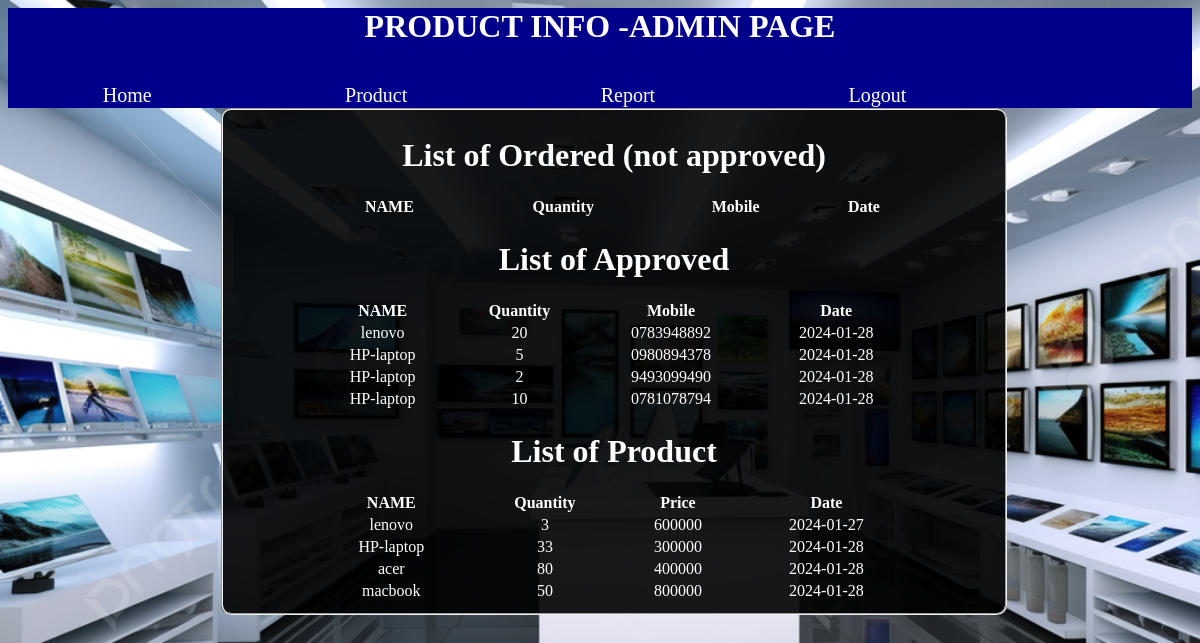
Screenshot of /devicesale/report.php with the database file from the repository.
### tables this page shows
CREATE TABLE `ordered` (
  `id` int(11) NOT NULL,
  `name` varchar(50) NOT NULL,
  `quantity` int(50) NOT NULL,
  `price` int(12) NOT NULL,
  `date` date NOT NULL DEFAULT current_timestamp(),
  `mobile` varchar(13) NOT NULL,
  `approval` varchar(20) NOT NULL DEFAULT 'not approved',
  `payment` varchar(40) NOT NULL DEFAULT 'not payed'
);

CREATE TABLE `product` (
  `id` int(11) NOT NULL,
  `name` varchar(50) NOT NULL,
  `quantity` varchar(50) NOT NULL,
  `price` int(12) NOT NULL,
  `date` date NOT NULL DEFAULT current_timestamp()
);

### devicesale/report.php (the view, shortened to what this page needs)
<?php
$con=mysqli_connect("localhost","root","","db");
?>
<html>
<head><title></title>
</head>
<body>
<div class="a"><center><h1 style="color:white;">PRODUCT INFO -ADMIN PAGE</h1></center><br>
<a href="admin.php">Home</a>
<a href="product.php">Product</a>
<a href="report.php">Report</a>
<a href="logout.php">Logout</a>
</div>
<div class="b">
	<fieldset style="width: 80%; height: auto; margin-left: 10%; background-color: rgba(0, 0, 0, 0.9); ">
					<center>
						<h1>List of Ordered (not approved)</h1>
				<table style="color: white; width: 80%;">
					<tr><th>NAME</th>
					<th>Quantity</th>
					<th>Mobile</th>
					<th>Date</th></tr>
</table>
		<h1>List of Approved</h1>
				<table style="color: white; width: 80%;">
					<tr><th>NAME</th>
					<th>Quantity</th>
					<th>Mobile</th>
					<th>Date</th></tr>
	<?php
				$se=mysqli_query($con,"SELECT * FROM ordered WHERE approval='approved'");
				while ($ro=mysqli_fetch_array($se)) {
					?>
<tr>
					<td><?php echo $ro['name'];?></td>
					<td><?php echo $ro['quantity'];?></td>
					<td><?php echo $ro['mobile'];?> </td>
					<td><?php echo $ro['date'];?> </td>
					</tr>
		<?php
				}
		?></table>
				<h1>List of Product</h1>
				<table style="color: white; width: 80%;">
					<tr><th>NAME</th>
					<th>Quantity</th>
					<th>Price</th>
					<th>Date</th></tr>
	<?php
				$s=mysqli_query($con,"SELECT * FROM product");
				while ($r=mysqli_fetch_array($s)) {
					?>
<tr>
					<td><?php echo $r['name'];?></td>
					<td><?php echo $r['quantity'];?></td>
					<td><?php echo $r['price'];?></td>
					<td><?php echo $r['date'];?> </td>
					</tr>
		<?php
				}
		?>
</table>
</center>
	</fieldset>
</div>
</body>
</html>

### devicesale/report.php (style rules this page uses)
.a { width:100%; height:100px; background-color: darkblue; }
.b { width:80%; height:600px; box-shadow:10 30 0 10px; margin: auto; }
body { background-image: url('/devicesale/backi.jpg'); background-repeat: no-repeat; background-size: cover; background-attachment: fixed; }
th { font: white; }
fieldset { border-radius:10px; color: white; }
a { margin: 8%; color: white; font-size: 20px; text-decoration: none; }
td { text-align: center; }

### rows the page displays
ordered: name "lenovo", quantity "20", mobile "0783948892", date "2024-01-28"
ordered: name "HP-laptop", quantity "5", mobile "0980894378", date "2024-01-28"
ordered: name "HP-laptop", quantity "2", mobile "9493099490", date "2024-01-28"
ordered: name "HP-laptop", quantity "10", mobile "0781078794", date "2024-01-28"
product: name "lenovo", quantity "3", price "600000", date "2024-01-27"
product: name "HP-laptop", quantity "33", price "300000", date "2024-01-28"
product: name "acer", quantity "80", price "400000", date "2024-01-28"
product: name "macbook", quantity "50", price "800000", date "2024-01-28"
